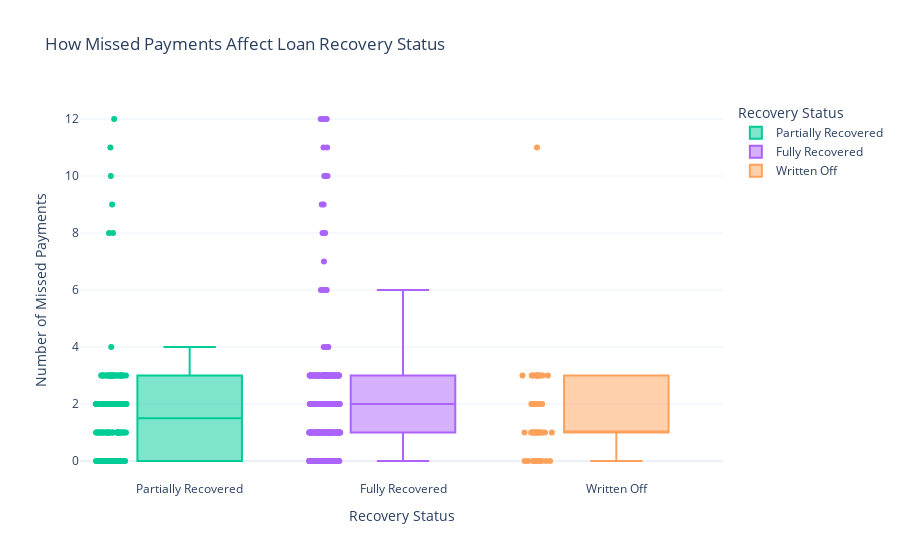

Here is the notebook cell this chart was saved with:
### Code cell
fig = px.box(df, x="Recovery_Status", y="Num_Missed_Payments",
             title="How Missed Payments Affect Loan Recovery Status",
             labels={"Recovery_Status": "Recovery Status", "Num_Missed_Payments": "Number of Missed Payments"},
             color="Recovery_Status",
             color_discrete_map={"Recovered": "green", "Not Recovered": "red"},
             points="all")

fig.update_layout(
    xaxis_title="Recovery Status",
    yaxis_title="Number of Missed Payments",
    template="plotly_white"
)

fig.show()

### Figure 1 — Plotly figure (JSON) as saved in the notebook; plotly's stock layout.template omitted (floating-point values rounded to 4 significant figures; data arrays with more than 128 entries replaced by an {"elided": "..."} marker saying what was removed)
{"data": [{"alignmentgroup": "True", "boxpoints": "all", "hovertemplate": "Recovery Status=%{x}<br>Number of Missed Payments=%{y}<extra></extra>", "legendgroup": "Partially Recovered", "marker": {"color": "#00cc96"}, "name": "Partially Recovered", "notched": false, "offsetgroup": "Partially Recovered", "orientation": "v", "showlegend": true, "type": "box", "x": {"elided": "154 str values"}, "x0": " ", "xaxis": "x", "y": {"elided": "154 int values"}, "y0": " ", "yaxis": "y"}, {"alignmentgroup": "True", "boxpoints": "all", "hovertemplate": "Recovery Status=%{x}<br>Number of Missed Payments=%{y}<extra></extra>", "legendgroup": "Fully Recovered", "marker": {"color": "#ab63fa"}, "name": "Fully Recovered", "notched": false, "offsetgroup": "Fully Recovered", "orientation": "v", "showlegend": true, "type": "box", "x": {"elided": "296 str values"}, "x0": " ", "xaxis": "x", "y": {"elided": "296 int values"}, "y0": " ", "yaxis": "y"}, {"alignmentgroup": "True", "boxpoints": "all", "hovertemplate": "Recovery Status=%{x}<br>Number of Missed Payments=%{y}<extra></extra>", "legendgroup": "Written Off", "marker": {"color": "#FFA15A"}, "name": "Written Off", "notched": false, "offsetgroup": "Written Off", "orientation": "v", "showlegend": true, "type": "box", "x": ["Written Off", "Written Off", "Written Off", "Written Off", "Written Off", "Written Off", "Written Off", "Written Off", "Written Off", "Written Off", "Written Off", "Written Off", "Written Off", "Written Off", "Written Off", "Written Off", "Written Off", "Written Off", "Written Off", "Written Off", "Written Off", "Written Off", "Written Off", "Written Off", "Written Off", "Written Off", "Written Off", "Written Off", "Written Off", "Written Off", "Written Off", "Written Off", "Written Off", "Written Off", "Written Off", "Written Off", "Written Off", "Written Off", "Written Off", "Written Off", "Written Off", "Written Off", "Written Off", "Written Off", "Written Off", "Written Off", "Written Off", "Written Off", "Written Off", "Written Off"], "x0": " ", "xaxis": "x", "y": [1, 0, 3, 1, 0, 3, 3, 1, 1, 0, 1, 0, 3, 3, 0, 3, 0, 3, 3, 3, 1, 1, 2, 11, 2, 1, 0, 2, 1, 2, 2, 0, 3, 1, 1, 1, 3, 0, 2, 1, 3, 2, 3, 2, 1, 0, 1, 1, 3, 1], "y0": " ", "yaxis": "y"}], "layout": {"boxmode": "overlay", "legend": {"title": {"text": "Recovery Status"}, "tracegroupgap": 0}, "title": {"text": "How Missed Payments Affect Loan Recovery Status"}, "xaxis": {"anchor": "y", "categoryarray": ["Partially Recovered", "Fully Recovered", "Written Off"], "categoryorder": "array", "domain": [0, 1], "title": {"text": "Recovery Status"}}, "yaxis": {"anchor": "x", "domain": [0, 1], "title": {"text": "Number of Missed Payments"}}}}
